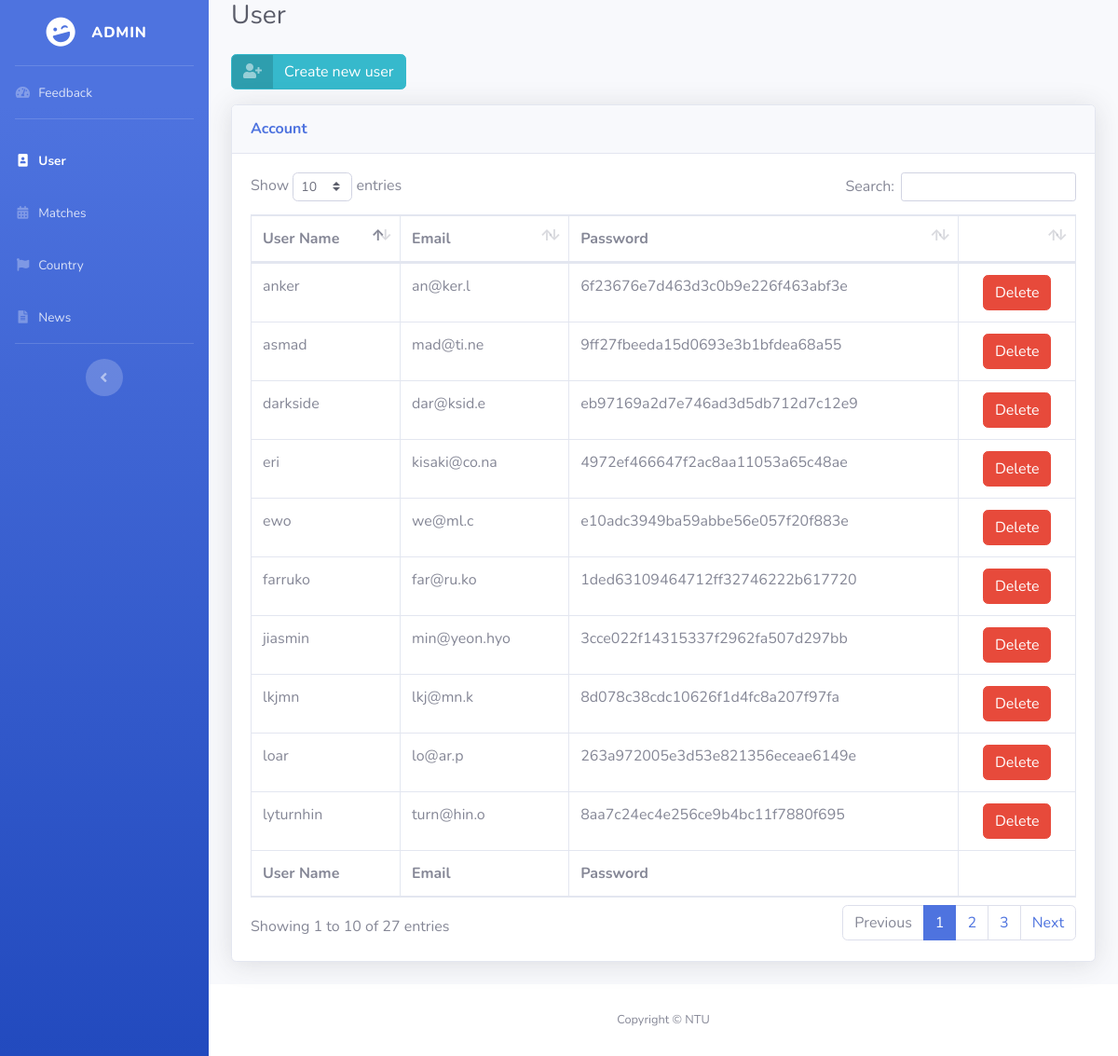
/Admin/User.php, run on the app's committed database.
### tables this page shows
CREATE TABLE `User` (
  `ID` int(11) NOT NULL AUTO_INCREMENT,
  `UserName` varchar(255) DEFAULT NULL,
  `UserEmail` varchar(255) DEFAULT NULL,
  `UserPassword` varchar(255) DEFAULT NULL,
  PRIMARY KEY (`ID`)
);

### Admin/User.php (the view, shortened to what this page needs)
<!DOCTYPE html>
<html lang="en">
<head>
  <link href="vendor/fontawesome-free/css/all.min.css" rel="stylesheet" type="text/css">
  <link href="css/sb-admin-2.min.css" rel="stylesheet">
  <link href="vendor/datatables/dataTables.bootstrap4.min.css" rel="stylesheet">
</head>
<body id="page-top">
  <div id="wrapper">
    <ul class="navbar-nav bg-gradient-primary sidebar sidebar-dark accordion" id="accordionSidebar">
    <a class="sidebar-brand d-flex align-items-center justify-content-center" href="index.php">
      <div class="sidebar-brand-icon rotate-n-15">
        <i class="fas fa-laugh-wink"></i>
      </div>
      <div class="sidebar-brand-text mx-3">Admin</div>
    </a>
    <hr class="sidebar-divider my-0">
    <li class="nav-item ">
      <a class="nav-link" href="index.php">
        <i class="fas fa-fw fa-tachometer-alt"></i>
        <span>Feedback</span></a>
    </li>
    <hr class="sidebar-divider">
    <li class="nav-item active">
      <a class="nav-link" href="User.php">
        <i class="fas fa-fw fa-portrait"></i>
        <span>User</span></a>
    </li>
    <li class="nav-item">
      <a class="nav-link" href="Matches.php">
        <i class="fas fa-fw fa-calendar-alt"></i>
        <span>Matches</span></a>
    </li>
    <li class="nav-item">
      <a class="nav-link" href="Country.php">
        <i class="fas fa-fw fa-flag"></i>
        <span>Country</span></a>
    </li>
    <li class="nav-item">
      <a class="nav-link" href="News.php">
        <i class="fas fa-fw fa-file-alt"></i>
        <span>News</span></a>
    </li>
    <hr class="sidebar-divider d-none d-md-block">
    <div class="text-center d-none d-md-inline">
      <button class="rounded-circle border-0" id="sidebarToggle"></button>
    </div>
  </ul>
    <div id="content-wrapper" class="d-flex flex-column">
      <div id="content">
        <div class="container-fluid">
          <h1 class="h3 mb-2 text-gray-800">User</h1>
          <p class="mb-4"> <div class="my-2"></div>
                  <a href="createuser.html" class="btn btn-info btn-icon-split">
                    <span class="icon text-white-50">
                      <i class="fas fa-user-plus"></i>
                    </span>
                    <span class="text">Create new user</span>
                  </a></p>
          <div class="card shadow mb-4">
            <div class="card-header py-3">
              <h6 class="m-0 font-weight-bold text-primary">Account</h6>
            </div>
            <div class="card-body">
              <div class="table-responsive">
                <table class="table table-bordered" id="dataTable" width="100%" cellspacing="0">
                  <thead>
                    <tr>
                      <th>User Name</th>
                      <th>Email</th>
                      <th>Password</th>
                      <th></th>
                    </tr>
                  </thead>
                  <tfoot>
                    <tr>
                    <th>User Name</th>
                      <th>Email</th>
                      <th>Password</th>
                      <th></th>
                    </tr>
                  </tfoot>
                  <tbody>
                   <?php
                   include_once "db.php";
                   $queryus="SELECT * FROM User ORDER BY ID DESC";
                   $recordus=mysqli_query($conn,$queryus);
                   $resultus=mysqli_fetch_all($recordus);
                   foreach ($resultus as  $rowus) {
                   ?>
                    <tr>
                      <td><?php echo $rowus[1]?></td>
                      <td><?php echo $rowus[2]?></td>
                      <td><?php echo $rowus[3]?></td>
                      <td><center>
                        <a href="Deleteuser.php?id=<?php echo $rowus[0]?>"> <button type="button" class="btn btn-danger">Delete</button></a>
                      </center>
                      </td>
                    </tr>
                    <?php }
                   ?>
                  </tbody>
                </table>
              </div>
            </div>
          </div>
        </div>
      </div>
    </div>
  </div>
</body>
</html>

### data on the page
user: UserName "lyturnhin", UserEmail "turn@hin.o", UserPassword "8aa7c24ec4e256ce9b4bc11f7880f695"
user: UserName "darkside", UserEmail "dar@ksid.e", UserPassword "eb97169a2d7e746ad3d5db712d7c12e9"
user: UserName "farruko", UserEmail "far@ru.ko", UserPassword "1ded63109464712ff32746222b617720"
user: UserName "lkjmn", UserEmail "lkj@mn.k", UserPassword "8d078c38cdc10626f1d4fc8a207f97fa"
user: UserName "anker", UserEmail "an@ker.l", UserPassword "6f23676e7d463d3c0b9e226f463abf3e"
user: UserName "loar", UserEmail "lo@ar.p", UserPassword "263a972005e3d53e821356eceae6149e"
user: UserName "jiasmin", UserEmail "min@yeon.hyo", UserPassword "3cce022f14315337f2962fa507d297bb"
user: UserName "asmad", UserEmail "mad@ti.ne", UserPassword "9ff27fbeeda15d0693e3b1bfdea68a55"
user: UserName "eri", UserEmail "kisaki@co.na", UserPassword "4972ef466647f2ac8aa11053a65c48ae"
user: UserName "ewo", UserEmail "we@ml.c", UserPassword "e10adc3949ba59abbe56e057f20f883e"
